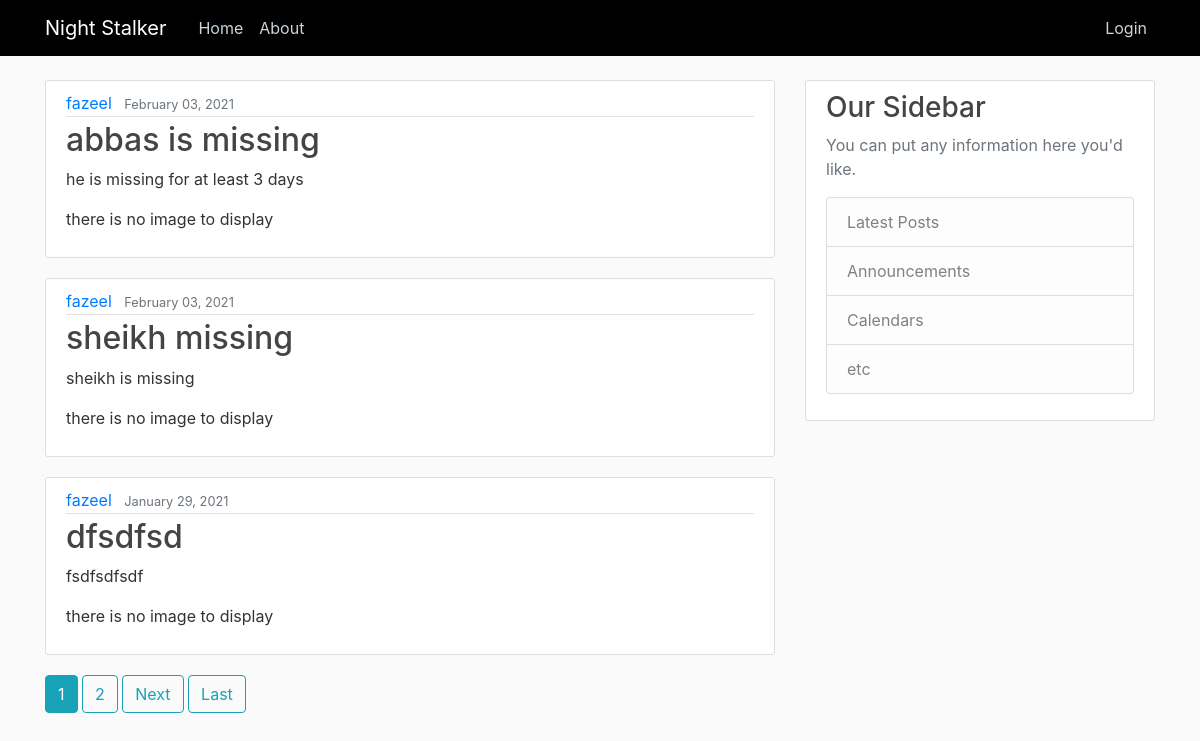
The page / on the database its author committed.
### myapp/models.py (models this page shows, shortened)
class Case(models.Model):
    title = models.CharField(max_length=100)
    content = models.TextField()
    date_posted = models.DateTimeField(default=timezone.now)
    author = models.ForeignKey(User, on_delete=models.CASCADE)
    evidence_image = models.ImageField(
        upload_to='images/', blank=True, null=True, )

### myapp/views.py (the view)
# urls.py: path('', PostListView.as_view(), name='case-home'),
class PostListView(ListView):
    model = Case
    template_name = 'myapp/home.html'
    context_object_name = 'cases'
    ordering = ['-date_posted']
    paginate_by = 3

### myapp/templates/myapp/home.html (shortened to what this page needs)
{% extends "myapp/base.html" %}
{% block content %}
    {% for post in cases %}
        <article class="media content-section">
          <div class="media-body">
            <div class="article-metadata">
              <a class="mr-2" href="#">{{ post.author }}</a>
              <small class="text-muted">{{ post.date_posted|date:"F d, Y" }}</small>
            </div>
            <h2><a class="article-title" href="{% url 'post-detail' post.id%}">{{ post.title }}</a></h2>
            <p class="article-content">{{ post.content }}</p>
            {% if post.evidence_image %}
                <img class="article-img" src="{{ post.evidence_image.url }}" alt="">
            {% else %}
                <p>there is no image to display </p>
            {% endif %}
          </div>
        </article>
    {% endfor %}
    {% if is_paginated %}
        {% for num in paginator.page_range %}
            {% if page_obj.number == num %}
                <a class = "btn btn-info mb-4" href="?page={{ num }}">{{ num }} </a>
            {% elif num > page_obj.number|add:'-3' and num < page_obj.number|add:'3' %}
                <a class = "btn btn-outline-info mb-4" href="?page={{ num }}">{{ num }} </a>
            {% endif %}
        {% endfor %}
        {% if page_obj.has_next %}
            <a class = "btn btn-outline-info mb-4" href="?page={{ page_obj.next_page_number }}">Next</a>
            <a class = "btn btn-outline-info mb-4" href="?page={{ page_obj.paginator.num_pages }}">Last</a>
        {% endif %}
    {% endif %}
{% endblock content %}

### myapp/templates/myapp/base.html (shortened to what this page needs)
{% load static %}
<html>
    <head>
    <link rel="stylesheet" href="https://maxcdn.bootstrapcdn.com/bootstrap/4.0.0/css/bootstrap.min.css">
    <link rel="stylesheet" type="text/css" href="{% static 'myapp/main.css' %}">
    </head>
        <body>
            <header class="site-header">
                <nav class="navbar navbar-expand-md navbar-dark bg-steel fixed-top">
                  <div class="container">
                    <a class="navbar-brand mr-4" href="{% url 'case-home' %}">Night Stalker</a>
                    <div class="collapse navbar-collapse" id="navbarToggle">
                      <div class="navbar-nav mr-auto">
                        <a class="nav-item nav-link" href="{% url 'case-home' %}">Home</a>
                        <a class="nav-item nav-link" href="{% url 'about-case' %}">About</a>
                      </div>
                      <div class="navbar-nav">
                        <a class="nav-item nav-link" href="{% url 'login-admin' %}">Login</a>
                      </div>
                    </div>
                  </div>
                </nav>
              </header>
              <main role="main" class="container">
                <div class="row">
                  <div class="col-md-8">
                    {% block content %}{% endblock %}
                  </div>
                  <div class="col-md-4">
                    <div class="content-section">
                      <h3>Our Sidebar</h3>
                      <p class='text-muted'>You can put any information here you'd like.
                        <ul class="list-group">
                          <li class="list-group-item list-group-item-light">Latest Posts</li>
                          <li class="list-group-item list-group-item-light">Announcements</li>
                          <li class="list-group-item list-group-item-light">Calendars</li>
                          <li class="list-group-item list-group-item-light">etc</li>
                        </ul>
                      </p>
                    </div>
                  </div>
                </div>
              </main>
        </body>
</html>

### myapp/static/myapp/main.css (style rules this page uses)
body { background: #fafafa; color: #333333; margin-top: 5rem; }
h1, h2, h3, h4, h5, h6 { color: #444444; }
ul { margin: 0; }
.bg-steel { background-color: #000000; }
.site-header .navbar-nav .nav-link { color: #cbd5db; }
.content-section { background: #ffffff; padding: 10px 20px; border: 1px solid #dddddd; border-radius: 3px; margin-bottom: 20px; }
.article-title { color: #444444; }
.article-content { white-space: pre-line; }
.article-metadata { padding-bottom: 1px; margin-bottom: 4px; border-bottom: 1px solid #e3e3e3; }

### rows shown on the page
Case: author "fazeel", date_posted "February 03, 2021", title "abbas is missing", content "he is missing for at least 3 days", evidence_image "there is no image to display"
Case: author "fazeel", date_posted "February 03, 2021", title "sheikh missing", content "sheikh is missing", evidence_image "there is no image to display"
Case: author "fazeel", date_posted "January 29, 2021", title "dfsdfsd", content "fsdfsdfsdf", evidence_image "there is no image to display"

### other values the page prints
{{ num }} "1"
{{ num }} "2"
